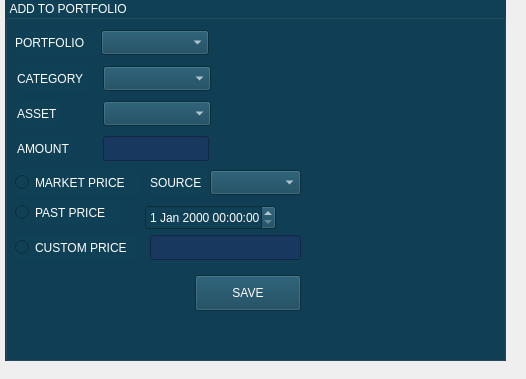
<?xml version="1.0" encoding="UTF-8"?>
<ui version="4.0">
 <class>Form</class>
 <widget class="QWidget" name="Form">
  <property name="geometry">
   <rect>
    <x>0</x>
    <y>0</y>
    <width>526</width>
    <height>379</height>
   </rect>
  </property>
  <property name="windowTitle">
   <string>Form</string>
  </property>
  <property name="styleSheet">
   <string notr="true"/>
  </property>
  <widget class="QGroupBox" name="groupBox">
   <property name="geometry">
    <rect>
     <x>5</x>
     <y>0</y>
     <width>501</width>
     <height>361</height>
    </rect>
   </property>
   <property name="palette">
    <palette>
     <active>
      <colorrole role="WindowText">
       <brush brushstyle="SolidPattern">
        <color alpha="255">
         <red>255</red>
         <green>255</green>
         <blue>255</blue>
        </color>
       </brush>
      </colorrole>
      <colorrole role="Button">
       <brush brushstyle="SolidPattern">
        <color alpha="255">
         <red>16</red>
         <green>64</green>
         <blue>86</blue>
        </color>
       </brush>
      </colorrole>
      <colorrole role="Text">
       <brush brushstyle="SolidPattern">
        <color alpha="255">
         <red>255</red>
         <green>255</green>
         <blue>255</blue>
        </color>
       </brush>
      </colorrole>
      <colorrole role="ButtonText">
       <brush brushstyle="SolidPattern">
        <color alpha="255">
         <red>255</red>
         <green>255</green>
         <blue>255</blue>
        </color>
       </brush>
      </colorrole>
      <colorrole role="Base">
       <brush brushstyle="SolidPattern">
        <color alpha="255">
         <red>16</red>
         <green>64</green>
         <blue>86</blue>
        </color>
       </brush>
      </colorrole>
      <colorrole role="Window">
       <brush brushstyle="SolidPattern">
        <color alpha="255">
         <red>16</red>
         <green>64</green>
         <blue>86</blue>
        </color>
       </brush>
      </colorrole>
      <colorrole role="Highlight">
       <brush brushstyle="SolidPattern">
        <color alpha="255">
         <red>30</red>
         <green>96</green>
         <blue>122</blue>
        </color>
       </brush>
      </colorrole>
      <colorrole role="AlternateBase">
       <brush brushstyle="SolidPattern">
        <color alpha="255">
         <red>11</red>
         <green>50</green>
         <blue>39</blue>
        </color>
       </brush>
      </colorrole>
      <colorrole role="PlaceholderText">
       <brush brushstyle="NoBrush">
        <color alpha="128">
         <red>255</red>
         <green>255</green>
         <blue>255</blue>
        </color>
       </brush>
      </colorrole>
     </active>
     <inactive>
      <colorrole role="WindowText">
       <brush brushstyle="SolidPattern">
        <color alpha="255">
         <red>255</red>
         <green>255</green>
         <blue>255</blue>
        </color>
       </brush>
      </colorrole>
      <colorrole role="Button">
       <brush brushstyle="SolidPattern">
        <color alpha="255">
         <red>16</red>
         <green>64</green>
         <blue>86</blue>
        </color>
       </brush>
      </colorrole>
      <colorrole role="Text">
       <brush brushstyle="SolidPattern">
        <color alpha="255">
         <red>255</red>
         <green>255</green>
         <blue>255</blue>
        </color>
       </brush>
      </colorrole>
      <colorrole role="ButtonText">
       <brush brushstyle="SolidPattern">
        <color alpha="255">
         <red>255</red>
         <green>255</green>
         <blue>255</blue>
        </color>
       </brush>
      </colorrole>
      <colorrole role="Base">
       <brush brushstyle="SolidPattern">
        <color alpha="255">
         <red>16</red>
         <green>64</green>
         <blue>86</blue>
        </color>
       </brush>
      </colorrole>
      <colorrole role="Window">
       <brush brushstyle="SolidPattern">
        <color alpha="255">
         <red>16</red>
         <green>64</green>
         <blue>86</blue>
        </color>
       </brush>
      </colorrole>
      <colorrole role="Highlight">
       <brush brushstyle="SolidPattern">
        <color alpha="255">
         <red>30</red>
         <green>96</green>
         <blue>122</blue>
        </color>
       </brush>
      </colorrole>
      <colorrole role="AlternateBase">
       <brush brushstyle="SolidPattern">
        <color alpha="255">
         <red>11</red>
         <green>50</green>
         <blue>39</blue>
        </color>
       </brush>
      </colorrole>
      <colorrole role="PlaceholderText">
       <brush brushstyle="NoBrush">
        <color alpha="128">
         <red>255</red>
         <green>255</green>
         <blue>255</blue>
        </color>
       </brush>
      </colorrole>
     </inactive>
     <disabled>
      <colorrole role="WindowText">
       <brush brushstyle="SolidPattern">
        <color alpha="255">
         <red>255</red>
         <green>255</green>
         <blue>255</blue>
        </color>
       </brush>
      </colorrole>
      <colorrole role="Button">
       <brush brushstyle="SolidPattern">
        <color alpha="255">
         <red>16</red>
         <green>64</green>
         <blue>86</blue>
        </color>
       </brush>
      </colorrole>
      <colorrole role="Text">
       <brush brushstyle="SolidPattern">
        <color alpha="255">
         <red>255</red>
         <green>255</green>
         <blue>255</blue>
        </color>
       </brush>
      </colorrole>
      <colorrole role="ButtonText">
       <brush brushstyle="SolidPattern">
        <color alpha="255">
         <red>255</red>
         <green>255</green>
         <blue>255</blue>
        </color>
       </brush>
      </colorrole>
      <colorrole role="Base">
       <brush brushstyle="SolidPattern">
        <color alpha="255">
         <red>16</red>
         <green>64</green>
         <blue>86</blue>
        </color>
       </brush>
      </colorrole>
      <colorrole role="Window">
       <brush brushstyle="SolidPattern">
        <color alpha="255">
         <red>16</red>
         <green>64</green>
         <blue>86</blue>
        </color>
       </brush>
      </colorrole>
      <colorrole role="Highlight">
       <brush brushstyle="SolidPattern">
        <color alpha="255">
         <red>30</red>
         <green>96</green>
         <blue>122</blue>
        </color>
       </brush>
      </colorrole>
      <colorrole role="AlternateBase">
       <brush brushstyle="SolidPattern">
        <color alpha="255">
         <red>11</red>
         <green>50</green>
         <blue>39</blue>
        </color>
       </brush>
      </colorrole>
      <colorrole role="PlaceholderText">
       <brush brushstyle="NoBrush">
        <color alpha="128">
         <red>255</red>
         <green>255</green>
         <blue>255</blue>
        </color>
       </brush>
      </colorrole>
     </disabled>
    </palette>
   </property>
   <property name="styleSheet">
    <string notr="true">font: 63 11pt &quot;FixedsysTTF&quot;;
background-color: rgb(16, 64, 86);
color: rgb(255, 255, 255);
alternate-background-color: rgb(11, 50, 39);
selection-background-color: rgb(30, 96, 122);</string>
   </property>
   <property name="title">
    <string> ADD TO PORTFOLIO </string>
   </property>
   <widget class="QLabel" name="label">
    <property name="geometry">
     <rect>
      <x>12</x>
      <y>101</y>
      <width>44</width>
      <height>25</height>
     </rect>
    </property>
    <property name="text">
     <string>ASSET</string>
    </property>
   </widget>
   <widget class="QLabel" name="label_2">
    <property name="geometry">
     <rect>
      <x>12</x>
      <y>136</y>
      <width>53</width>
      <height>25</height>
     </rect>
    </property>
    <property name="text">
     <string>AMOUNT</string>
    </property>
   </widget>
   <widget class="QPushButton" name="pushButton">
    <property name="geometry">
     <rect>
      <x>190</x>
      <y>275</y>
      <width>106</width>
      <height>36</height>
     </rect>
    </property>
    <property name="text">
     <string>SAVE</string>
    </property>
   </widget>
   <widget class="QComboBox" name="comboBox">
    <property name="geometry">
     <rect>
      <x>98</x>
      <y>101</y>
      <width>108</width>
      <height>25</height>
     </rect>
    </property>
   </widget>
   <widget class="QLineEdit" name="lineEdit">
    <property name="geometry">
     <rect>
      <x>98</x>
      <y>136</y>
      <width>106</width>
      <height>25</height>
     </rect>
    </property>
    <property name="styleSheet">
     <string notr="true">background-color: rgb(24, 56, 96);</string>
    </property>
   </widget>
   <widget class="QComboBox" name="comboBox_2">
    <property name="geometry">
     <rect>
      <x>205</x>
      <y>170</y>
      <width>91</width>
      <height>25</height>
     </rect>
    </property>
   </widget>
   <widget class="QComboBox" name="comboBox_3">
    <property name="geometry">
     <rect>
      <x>98</x>
      <y>66</y>
      <width>108</width>
      <height>25</height>
     </rect>
    </property>
   </widget>
   <widget class="QLabel" name="label_5">
    <property name="geometry">
     <rect>
      <x>12</x>
      <y>66</y>
      <width>71</width>
      <height>25</height>
     </rect>
    </property>
    <property name="text">
     <string>CATEGORY</string>
    </property>
   </widget>
   <widget class="QDateTimeEdit" name="dateTimeEdit">
    <property name="geometry">
     <rect>
      <x>140</x>
      <y>205</y>
      <width>131</width>
      <height>25</height>
     </rect>
    </property>
    <property name="styleSheet">
     <string notr="true">font: 10.5pt &quot;Ubuntu&quot;;</string>
    </property>
   </widget>
   <widget class="QComboBox" name="comboBox_4">
    <property name="geometry">
     <rect>
      <x>96</x>
      <y>30</y>
      <width>108</width>
      <height>25</height>
     </rect>
    </property>
   </widget>
   <widget class="QLabel" name="label_7">
    <property name="geometry">
     <rect>
      <x>10</x>
      <y>30</y>
      <width>86</width>
      <height>25</height>
     </rect>
    </property>
    <property name="text">
     <string>PORTFOLIO</string>
    </property>
   </widget>
   <widget class="QRadioButton" name="radioButton">
    <property name="geometry">
     <rect>
      <x>10</x>
      <y>170</y>
      <width>126</width>
      <height>25</height>
     </rect>
    </property>
    <property name="styleSheet">
     <string notr="true"/>
    </property>
    <property name="text">
     <string>MARKET PRICE</string>
    </property>
   </widget>
   <widget class="QRadioButton" name="radioButton_2">
    <property name="geometry">
     <rect>
      <x>10</x>
      <y>235</y>
      <width>121</width>
      <height>25</height>
     </rect>
    </property>
    <property name="palette">
     <palette>
      <active>
       <colorrole role="WindowText">
        <brush brushstyle="SolidPattern">
         <color alpha="255">
          <red>255</red>
          <green>255</green>
          <blue>255</blue>
         </color>
        </brush>
       </colorrole>
       <colorrole role="Button">
        <brush brushstyle="SolidPattern">
         <color alpha="255">
          <red>16</red>
          <green>64</green>
          <blue>86</blue>
         </color>
        </brush>
       </colorrole>
       <colorrole role="Text">
        <brush brushstyle="SolidPattern">
         <color alpha="255">
          <red>255</red>
          <green>255</green>
          <blue>255</blue>
         </color>
        </brush>
       </colorrole>
       <colorrole role="ButtonText">
        <brush brushstyle="SolidPattern">
         <color alpha="255">
          <red>255</red>
          <green>255</green>
          <blue>255</blue>
         </color>
        </brush>
       </colorrole>
       <colorrole role="Base">
        <brush brushstyle="SolidPattern">
         <color alpha="255">
          <red>16</red>
          <green>64</green>
          <blue>86</blue>
         </color>
        </brush>
       </colorrole>
       <colorrole role="Window">
        <brush brushstyle="SolidPattern">
         <color alpha="255">
          <red>16</red>
          <green>64</green>
          <blue>86</blue>
         </color>
        </brush>
       </colorrole>
       <colorrole role="Highlight">
        <brush brushstyle="SolidPattern">
         <color alpha="255">
          <red>30</red>
          <green>96</green>
          <blue>122</blue>
         </color>
        </brush>
       </colorrole>
       <colorrole role="AlternateBase">
        <brush brushstyle="SolidPattern">
         <color alpha="255">
          <red>11</red>
          <green>50</green>
          <blue>39</blue>
         </color>
        </brush>
       </colorrole>
       <colorrole role="PlaceholderText">
        <brush brushstyle="NoBrush">
         <color alpha="128">
          <red>255</red>
          <green>255</green>
          <blue>255</blue>
         </color>
        </brush>
       </colorrole>
      </active>
      <inactive>
       <colorrole role="WindowText">
        <brush brushstyle="SolidPattern">
         <color alpha="255">
          <red>255</red>
          <green>255</green>
          <blue>255</blue>
         </color>
        </brush>
       </colorrole>
       <colorrole role="Button">
        <brush brushstyle="SolidPattern">
         <color alpha="255">
          <red>16</red>
          <green>64</green>
          <blue>86</blue>
         </color>
        </brush>
       </colorrole>
       <colorrole role="Text">
        <brush brushstyle="SolidPattern">
         <color alpha="255">
          <red>255</red>
          <green>255</green>
          <blue>255</blue>
         </color>
        </brush>
       </colorrole>
       <colorrole role="ButtonText">
        <brush brushstyle="SolidPattern">
         <color alpha="255">
          <red>255</red>
          <green>255</green>
          <blue>255</blue>
         </color>
        </brush>
       </colorrole>
       <colorrole role="Base">
        <brush brushstyle="SolidPattern">
         <color alpha="255">
          <red>16</red>
          <green>64</green>
          <blue>86</blue>
         </color>
        </brush>
       </colorrole>
       <colorrole role="Window">
        <brush brushstyle="SolidPattern">
         <color alpha="255">
          <red>16</red>
          <green>64</green>
          <blue>86</blue>
         </color>
        </brush>
       </colorrole>
       <colorrole role="Highlight">
        <brush brushstyle="SolidPattern">
         <color alpha="255">
          <red>30</red>
          <green>96</green>
          <blue>122</blue>
         </color>
        </brush>
       </colorrole>
       <colorrole role="AlternateBase">
        <brush brushstyle="SolidPattern">
         <color alpha="255">
          <red>11</red>
          <green>50</green>
          <blue>39</blue>
         </color>
        </brush>
       </colorrole>
       <colorrole role="PlaceholderText">
        <brush brushstyle="NoBrush">
         <color alpha="128">
          <red>255</red>
          <green>255</green>
          <blue>255</blue>
         </color>
        </brush>
       </colorrole>
      </inactive>
      <disabled>
       <colorrole role="WindowText">
        <brush brushstyle="SolidPattern">
         <color alpha="255">
          <red>255</red>
          <green>255</green>
          <blue>255</blue>
         </color>
        </brush>
       </colorrole>
       <colorrole role="Button">
        <brush brushstyle="SolidPattern">
         <color alpha="255">
          <red>16</red>
          <green>64</green>
          <blue>86</blue>
         </color>
        </brush>
       </colorrole>
       <colorrole role="Text">
        <brush brushstyle="SolidPattern">
         <color alpha="255">
          <red>255</red>
          <green>255</green>
          <blue>255</blue>
         </color>
        </brush>
       </colorrole>
       <colorrole role="ButtonText">
        <brush brushstyle="SolidPattern">
         <color alpha="255">
          <red>255</red>
          <green>255</green>
          <blue>255</blue>
         </color>
        </brush>
       </colorrole>
       <colorrole role="Base">
        <brush brushstyle="SolidPattern">
         <color alpha="255">
          <red>16</red>
          <green>64</green>
          <blue>86</blue>
         </color>
        </brush>
       </colorrole>
       <colorrole role="Window">
        <brush brushstyle="SolidPattern">
         <color alpha="255">
          <red>16</red>
          <green>64</green>
          <blue>86</blue>
         </color>
        </brush>
       </colorrole>
       <colorrole role="Highlight">
        <brush brushstyle="SolidPattern">
         <color alpha="255">
          <red>30</red>
          <green>96</green>
          <blue>122</blue>
         </color>
        </brush>
       </colorrole>
       <colorrole role="AlternateBase">
        <brush brushstyle="SolidPattern">
         <color alpha="255">
          <red>11</red>
          <green>50</green>
          <blue>39</blue>
         </color>
        </brush>
       </colorrole>
       <colorrole role="PlaceholderText">
        <brush brushstyle="NoBrush">
         <color alpha="128">
          <red>255</red>
          <green>255</green>
          <blue>255</blue>
         </color>
        </brush>
       </colorrole>
      </disabled>
     </palette>
    </property>
    <property name="text">
     <string>CUSTOM PRICE</string>
    </property>
   </widget>
   <widget class="QRadioButton" name="radioButton_3">
    <property name="geometry">
     <rect>
      <x>10</x>
      <y>200</y>
      <width>106</width>
      <height>25</height>
     </rect>
    </property>
    <property name="palette">
     <palette>
      <active>
       <colorrole role="WindowText">
        <brush brushstyle="SolidPattern">
         <color alpha="255">
          <red>255</red>
          <green>255</green>
          <blue>255</blue>
         </color>
        </brush>
       </colorrole>
       <colorrole role="Button">
        <brush brushstyle="SolidPattern">
         <color alpha="255">
          <red>16</red>
          <green>64</green>
          <blue>86</blue>
         </color>
        </brush>
       </colorrole>
       <colorrole role="Text">
        <brush brushstyle="SolidPattern">
         <color alpha="255">
          <red>255</red>
          <green>255</green>
          <blue>255</blue>
         </color>
        </brush>
       </colorrole>
       <colorrole role="ButtonText">
        <brush brushstyle="SolidPattern">
         <color alpha="255">
          <red>255</red>
          <green>255</green>
          <blue>255</blue>
         </color>
        </brush>
       </colorrole>
       <colorrole role="Base">
        <brush brushstyle="SolidPattern">
         <color alpha="255">
          <red>16</red>
          <green>64</green>
          <blue>86</blue>
         </color>
        </brush>
       </colorrole>
       <colorrole role="Window">
        <brush brushstyle="SolidPattern">
         <color alpha="255">
          <red>16</red>
          <green>64</green>
          <blue>86</blue>
         </color>
        </brush>
       </colorrole>
       <colorrole role="Highlight">
        <brush brushstyle="SolidPattern">
         <color alpha="255">
          <red>30</red>
          <green>96</green>
          <blue>122</blue>
         </color>
        </brush>
       </colorrole>
       <colorrole role="AlternateBase">
        <brush brushstyle="SolidPattern">
         <color alpha="255">
          <red>11</red>
          <green>50</green>
          <blue>39</blue>
         </color>
        </brush>
       </colorrole>
       <colorrole role="PlaceholderText">
        <brush brushstyle="NoBrush">
         <color alpha="128">
          <red>255</red>
          <green>255</green>
          <blue>255</blue>
         </color>
        </brush>
       </colorrole>
      </active>
      <inactive>
       <colorrole role="WindowText">
        <brush brushstyle="SolidPattern">
         <color alpha="255">
          <red>255</red>
          <green>255</green>
          <blue>255</blue>
         </color>
        </brush>
       </colorrole>
       <colorrole role="Button">
        <brush brushstyle="SolidPattern">
         <color alpha="255">
          <red>16</red>
          <green>64</green>
          <blue>86</blue>
         </color>
        </brush>
       </colorrole>
       <colorrole role="Text">
        <brush brushstyle="SolidPattern">
         <color alpha="255">
          <red>255</red>
          <green>255</green>
          <blue>255</blue>
         </color>
        </brush>
       </colorrole>
       <colorrole role="ButtonText">
        <brush brushstyle="SolidPattern">
         <color alpha="255">
          <red>255</red>
          <green>255</green>
          <blue>255</blue>
         </color>
        </brush>
       </colorrole>
       <colorrole role="Base">
        <brush brushstyle="SolidPattern">
         <color alpha="255">
          <red>16</red>
          <green>64</green>
          <blue>86</blue>
         </color>
        </brush>
       </colorrole>
       <colorrole role="Window">
        <brush brushstyle="SolidPattern">
         <color alpha="255">
          <red>16</red>
          <green>64</green>
          <blue>86</blue>
         </color>
        </brush>
       </colorrole>
       <colorrole role="Highlight">
        <brush brushstyle="SolidPattern">
         <color alpha="255">
          <red>30</red>
          <green>96</green>
          <blue>122</blue>
         </color>
        </brush>
       </colorrole>
       <colorrole role="AlternateBase">
        <brush brushstyle="SolidPattern">
         <color alpha="255">
          <red>11</red>
          <green>50</green>
          <blue>39</blue>
         </color>
        </brush>
       </colorrole>
       <colorrole role="PlaceholderText">
        <brush brushstyle="NoBrush">
         <color alpha="128">
          <red>255</red>
          <green>255</green>
          <blue>255</blue>
         </color>
        </brush>
       </colorrole>
      </inactive>
      <disabled>
       <colorrole role="WindowText">
        <brush brushstyle="SolidPattern">
         <color alpha="255">
          <red>255</red>
          <green>255</green>
          <blue>255</blue>
         </color>
        </brush>
       </colorrole>
       <colorrole role="Button">
        <brush brushstyle="SolidPattern">
         <color alpha="255">
          <red>16</red>
          <green>64</green>
          <blue>86</blue>
         </color>
        </brush>
       </colorrole>
       <colorrole role="Text">
        <brush brushstyle="SolidPattern">
         <color alpha="255">
          <red>255</red>
          <green>255</green>
          <blue>255</blue>
         </color>
        </brush>
       </colorrole>
       <colorrole role="ButtonText">
        <brush brushstyle="SolidPattern">
         <color alpha="255">
          <red>255</red>
          <green>255</green>
          <blue>255</blue>
         </color>
        </brush>
       </colorrole>
       <colorrole role="Base">
        <brush brushstyle="SolidPattern">
         <color alpha="255">
          <red>16</red>
          <green>64</green>
          <blue>86</blue>
         </color>
        </brush>
       </colorrole>
       <colorrole role="Window">
        <brush brushstyle="SolidPattern">
         <color alpha="255">
          <red>16</red>
          <green>64</green>
          <blue>86</blue>
         </color>
        </brush>
       </colorrole>
       <colorrole role="Highlight">
        <brush brushstyle="SolidPattern">
         <color alpha="255">
          <red>30</red>
          <green>96</green>
          <blue>122</blue>
         </color>
        </brush>
       </colorrole>
       <colorrole role="AlternateBase">
        <brush brushstyle="SolidPattern">
         <color alpha="255">
          <red>11</red>
          <green>50</green>
          <blue>39</blue>
         </color>
        </brush>
       </colorrole>
       <colorrole role="PlaceholderText">
        <brush brushstyle="NoBrush">
         <color alpha="128">
          <red>255</red>
          <green>255</green>
          <blue>255</blue>
         </color>
        </brush>
       </colorrole>
      </disabled>
     </palette>
    </property>
    <property name="text">
     <string>PAST PRICE</string>
    </property>
   </widget>
   <widget class="QLineEdit" name="lineEdit_2">
    <property name="geometry">
     <rect>
      <x>145</x>
      <y>235</y>
      <width>151</width>
      <height>25</height>
     </rect>
    </property>
    <property name="styleSheet">
     <string notr="true">background-color: rgb(24, 56, 96);</string>
    </property>
   </widget>
   <widget class="QLabel" name="label_3">
    <property name="geometry">
     <rect>
      <x>145</x>
      <y>170</y>
      <width>56</width>
      <height>25</height>
     </rect>
    </property>
    <property name="styleSheet">
     <string notr="true"/>
    </property>
    <property name="text">
     <string>SOURCE</string>
    </property>
   </widget>
  </widget>
 </widget>
 <resources/>
 <connections/>
</ui>
